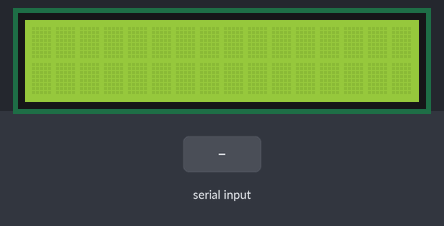
Simulated run of this sketch. Board: Arduino Mega 2560, built with avr-gcc and run on an emulated ATmega2560. Parts: 16×2 character LCD. The inputs (shaded band) are chosen by the test bench.

Above: at 1.2 s.
1.3 s: "1" received over Serial
At 2.0 s:
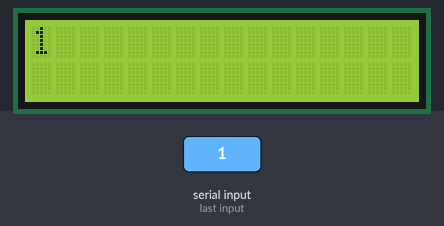
3.0 s: "0" received over the second serial link
At 4.4 s:
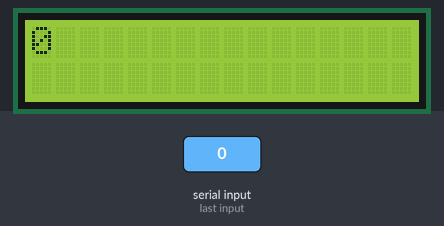
4.7 s: "2" received over Serial
At 6.1 s:
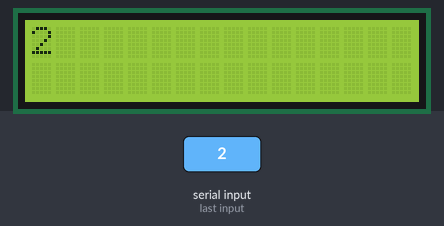
Timing chart, 0 to 7.7 s (numbered marks = the images above; inputs shaded):
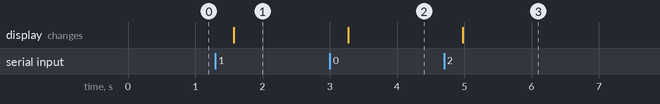

The sketch:

SerialDisplay.ino
```cpp
/*
 * Displays text sent over the serial port (e.g. from the Serial Monitor) on
 * an attached LCD.
 * YWROBOT
 *Compatible with the Arduino IDE 1.0
 *Library version:1.1
 */
#include <Wire.h>
#include <LiquidCrystal_I2C.h>

LiquidCrystal_I2C lcd(0x27,16,2);  // set the LCD address to 0x27 for a 16 chars and 2 line display

void setup()
{
  lcd.init();                      // initialize the lcd
  lcd.backlight();
  Serial.begin(9600);
  Serial1.begin(9600);
}

void loop()
{
  // when characters arrive over the serial port...
  if (Serial.available()) {
    // wait a bit for the entire message to arrive
    delay(100);
    // clear the screen
    lcd.clear();
    // read all the available characters
    while (Serial.available() > 0) {
      // display each character to the LCD
      lcd.write(Serial.read());
    }
  }
  delay(200);
  if (Serial1.available()) {
    // wait a bit for the entire message to arrive
    delay(100);
    // clear the screen
    lcd.clear();
    // read all the available characters
    while (Serial1.available() > 0) {
      // display each character to the LCD
      lcd.write(Serial1.read());
    }
  }
}
```

Measured:
- after the input at 1.3 s, the display: changes after 0.27 s (image 1)
- after the input at 3.0 s, the display: changes after 0.27 s (image 2)
- after the input at 4.7 s, the display: changes after 0.28 s (image 3)
